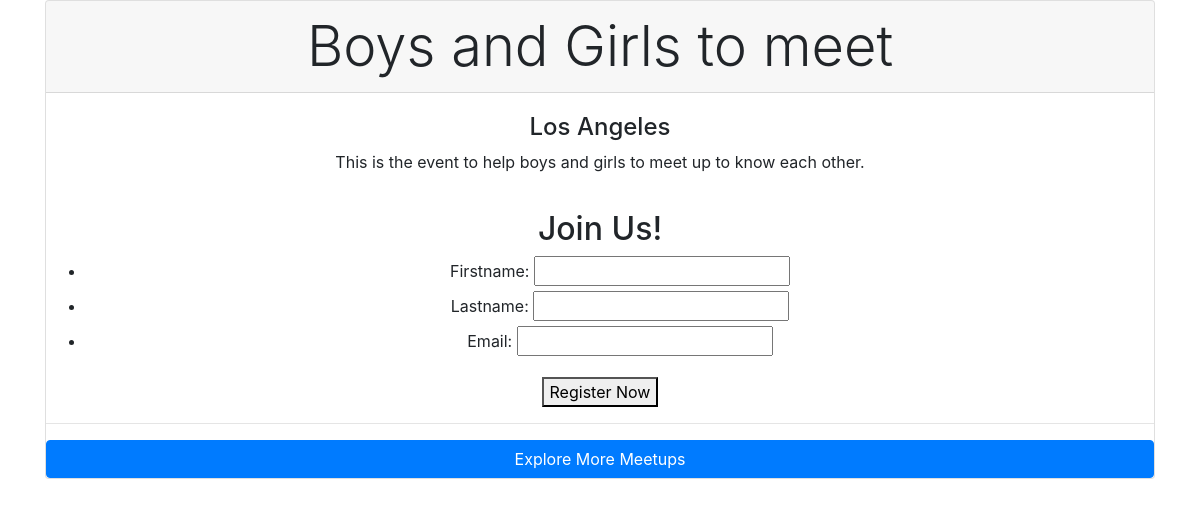
The app's page /meetups/register/boys-and-girls-to-meet/sucess with its own data.
### meetups/models.py (models this page shows, shortened)
class Meetup(models.Model):
    title = models.CharField(max_length=200)
    slug = models.SlugField(default="", blank=True, null=False, db_index=True)
    description = models.TextField()
    image = models.ImageField(upload_to='images', blank=True)
    location = models.ForeignKey(Location, on_delete=models.CASCADE)
    participants = models.ManyToManyField(Participant, blank=True)

class Location(models.Model):
    name = models.CharField(max_length=200)
    address = models.CharField(max_length=300)

### meetups/views.py (the view, shortened to what this page needs)
def register_success(request, slug):
    print("i am in the register view now")
    try:
        meetup = Meetup.objects.get(slug=slug)
        form = RegisterForm()
        return render(request, 'meetups/register_success.html', {
            'meetup': meetup,
            'form': form,
            'success': False
        })
    except Exception as e:
        return render(request, 'meetups/register_success.html', {
            'message': "Something wrong with the meetups, try later!",
            'meetup': meetup
        })

### meetups/forms.py
class RegisterForm(forms.ModelForm):
    class Meta:
        model = Participant
        fields = ['firstname', 'lastname', 'email']

### meetups/templates/meetups/register_success.html (shortened to what this page needs)
{% extends 'base.html' %}
{% block content %}
<div class="container">
    <div class="card text-center w-70 mx-atuo">
        <div class="card-header display-4">{{ meetup.title }}</div>
        <div class="card-body">
            <h4> {{ meetup.location.name }} </h4>
            <p> {{ meetup.description }} </p>
        </div>
        {% if success %}
            <div class="alert alert-primary">
                <strong>You have successfully registered this meetup!</strong>
            </div>
        {% else %}
            <h2>Join Us!</h2>
            <form action="{% url 'register-success' meetup.slug %}" method="POST">
                    <ul>
                        {{ form.as_ul }}
                    </ul>
                <button>Register Now</button>
            </form>
        {% endif %}
        <hr>
        <a href="{% url 'meetups' %}" class="btn btn-primary float-center">Explore More Meetups</a>
    </div>
</div>
{% endblock %}

### records on screen
Meetup: title "Boys and Girls to meet", location.name "Los Angeles", description "This is the event to help boys and girls to meet up to know each other."
